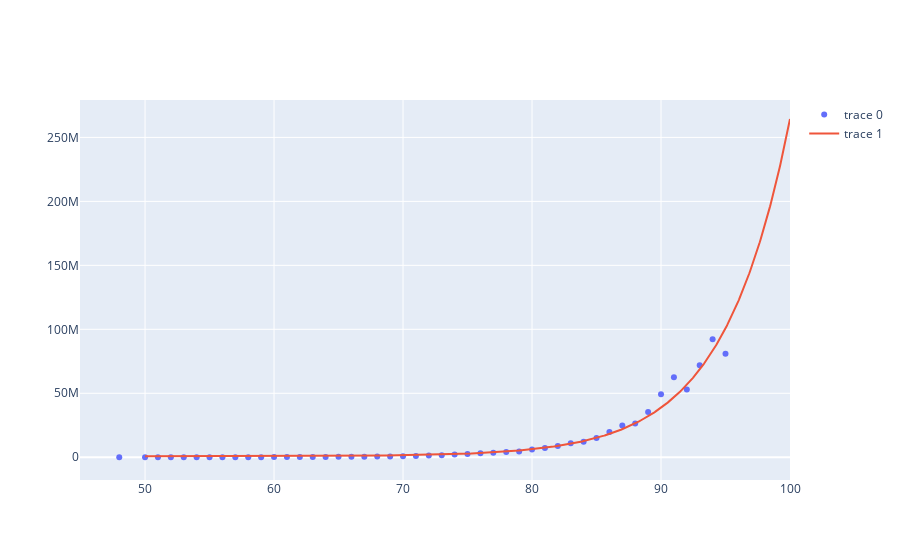

Notebook cell for this chart:
### Code cell
def curva(x, a, b ):
    return a**x + b

params, params_covariance = curve_fit(curva, x['Potential'], x['ValueNumeric'])

x_1 = np.linspace(50,100,1000)
fig = go.Figure()

# Add traces
fig.add_trace(go.Scatter(x=df['Potential'], y=df['ValueNumeric'],
                    mode='markers'))
fig.add_trace(go.Scatter(x=x_1, y=curva(x_1, params[0], params[1]),
                    mode='lines'))

fig.show()

### Figure 1 — Plotly figure (JSON) as saved in the notebook; plotly's stock layout.template omitted (floating-point values rounded to 4 significant figures; data arrays with more than 128 entries replaced by an {"elided": "..."} marker saying what was removed)
{"data": [{"mode": "markers", "type": "scatter", "x": [48, 50, 51, 52, 53, 54, 55, 56, 57, 58, 59, 60, 61, 62, 63, 64, 65, 66, 67, 68, 69, 70, 71, 72, 73, 74, 75, 76, 77, 78, 79, 80, 81, 82, 83, 84, 85, 86, 87, 88, 89, 90, 91, 92, 93, 94, 95], "y": [10000, 20000, 30000, 28000, 18330.0, 41430.0, 61670.0, 58700.0, 65350.0, 72590.0, 96770.0, 124000.0, 154700.0, 187700.0, 225700.0, 270900.0, 316800.0, 380300.0, 444100.0, 516400.0, 592500.0, 833400.0, 1034000.0, 1317000.0, 1655000.0, 2076000.0, 2494000.0, 3046000.0, 3606000.0, 4088000.0, 4595000.0, 6039000.0, 7212000.0, 8802000.0, 10920000.0, 12160000.0, 14990000.0, 19660000.0, 24780000.0, 26456250, 35360000.0, 49240000.0, 62540000.0, 53000000, 71875000, 92170000.0, 81000000]}, {"mode": "lines", "type": "scatter", "x": {"elided": "1000 float values"}, "y": {"elided": "1000 float values"}}], "layout": {}}
